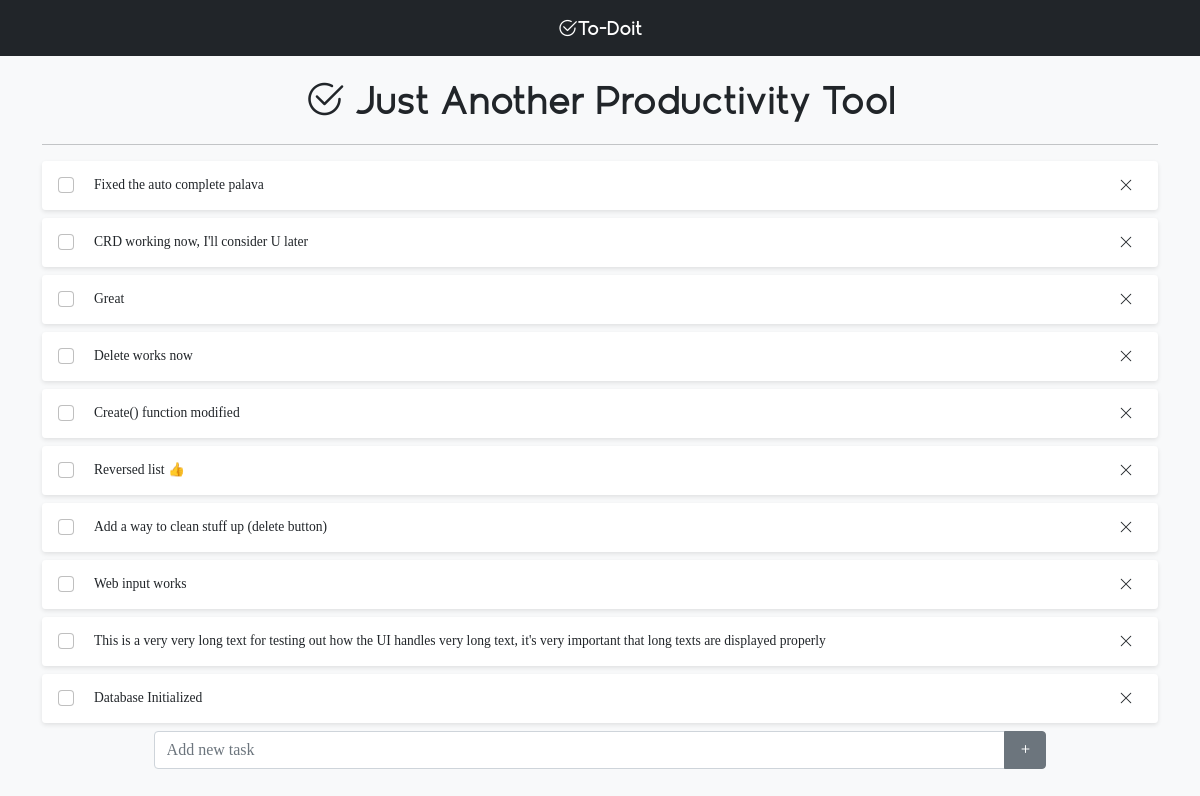
Before: / with the older database file.
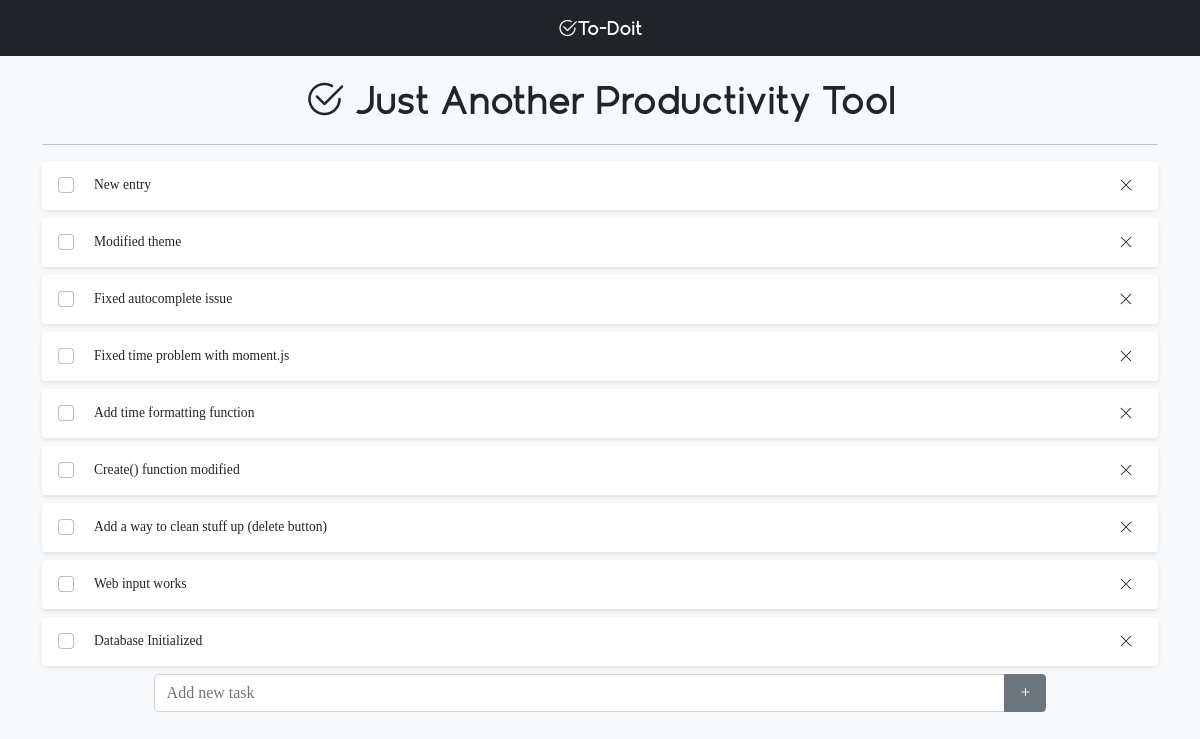
After: the same page with the newer database file.
### tables this page shows
CREATE TABLE todos (
    id INTEGER PRIMARY KEY AUTOINCREMENT,
    time TIMESTAMP NOT NULL DEFAULT CURRENT_TIMESTAMP,
    content TEXT NOT NULL
);

### app.py (the view)
@app.route('/', methods =["GET", "POST"])
def index():
    conn = get_db_connection()
    todos = conn.execute('SELECT * FROM todos').fetchall()
    todos = reversed(todos)
    conn.close()
    return render_template('index.html',todos=todos, datetime=datetime)

### app.py (called while the page is built)
def get_db_connection():
    conn = sqlite3.connect('database.db')
    conn.row_factory = sqlite3.Row
    return conn

### templates/index.html
{% extends 'base.html' %}
{% block content %}
    {% for entry in todos %}
        <div id="{{ entry['id'] }}" class="card mb-2 border-0">
            <li class="list-group-item py-0 border-0 d-flex justify-content-between align-items-center">
    	    	<span><input class="form-check-input me-1" type="checkbox" value="" aria-label="..."></span>
                <div class="card-body lh-sm">{{ entry['content'] }}</div>
                <button id="{{ entry['id'] }}" type="button" class="btn btn-sm close_button" aria-label="Close"><i class="bi bi-x-lg"></i></button>
            </li>
        </div>
    {% endfor %}
{% endblock %}

### templates/base.html (shortened to what this page needs)
<!doctype html>
<html lang="en">
  <head>
    <link href="https://cdn.jsdelivr.net/npm/bootstrap@5.0.2/dist/css/bootstrap.min.css" rel="stylesheet">
    <link rel="stylesheet" href="https://cdn.jsdelivr.net/npm/bootstrap-icons@1.9.1/font/bootstrap-icons.css">
    <link rel="stylesheet" type="text/css" href="{{ url_for('static',filename='style.css') }}">
  </head>
  <body>
	<nav class="navbar sticky-top navbar-dark bg-dark">
    	<div class="container">
        <a class="navbar-brand logotype mx-auto" href="#">
            <i class="bi bi-check2-circle"></i>To-Doit
        </a>
  	  </div>
	</nav>
	<div class="content container">
    <h1 class="header text-center"><i class="bi bi-check2-circle"></i> Just Another Productivity Tool</h1>
    <hr>
    <ul class="list-group">
        {% block content %} {% endblock %}
        <form action="{{ url_for('create') }}" method="post" class="fixed-bottom-group">
	        <div class="input-group mb-3">
		        <input type="text" name="new_entry" autocomplete="off" class="form-control" placeholder="Add new task" aria-label="Add task" aria-describedby="button-addon2">
		        <button id="add_task" class="btn btn-secondary" type="submit" id="button-addon2"><i class="bi bi-plus"></i></button>
	        </div>
	    </form>
	</ul>
	</div>
  </body>
</html>

### static/style.css (style rules this page uses)
body { background-color: #f8f9fa; font-size: 100%; }
.logotype { font-family: 'Geomatrix'; }
.header { font-family: 'Geomatrix'; margin: 20px; }
.content { font-family: 'Roundy'; margin: auto; }
.fixed-bottom-group { position:sticky; bottom:0; left:0; right:0; width:80%; margin:auto; }
.card { background-color: rgba(255,255,255,0.95); box-shadow: 0 2px 4px 0 rgba(0, 0, 0, 0.095); }
.list-group-item { background-color: rgba(0,0,0,0); }
.card-body { font-size: 0.85em; }

Changed rows visible on the page:
removed todos: content "Fixed the auto complete palava"
removed todos: content "CRD working now, I'll consider U later"
removed todos: content "Great"
removed todos: content "Delete works now"
removed todos: content "Reversed list 👍"
removed todos: content "This is a very very long text for testing out how the UI handles very long text, it's very important that long texts are displayed properly"
added todos: content "New entry"
added todos: content "Modified theme"
added todos: content "Fixed autocomplete issue"
added todos: content "Fixed time problem with moment.js"
added todos: content "Add time formatting function"
